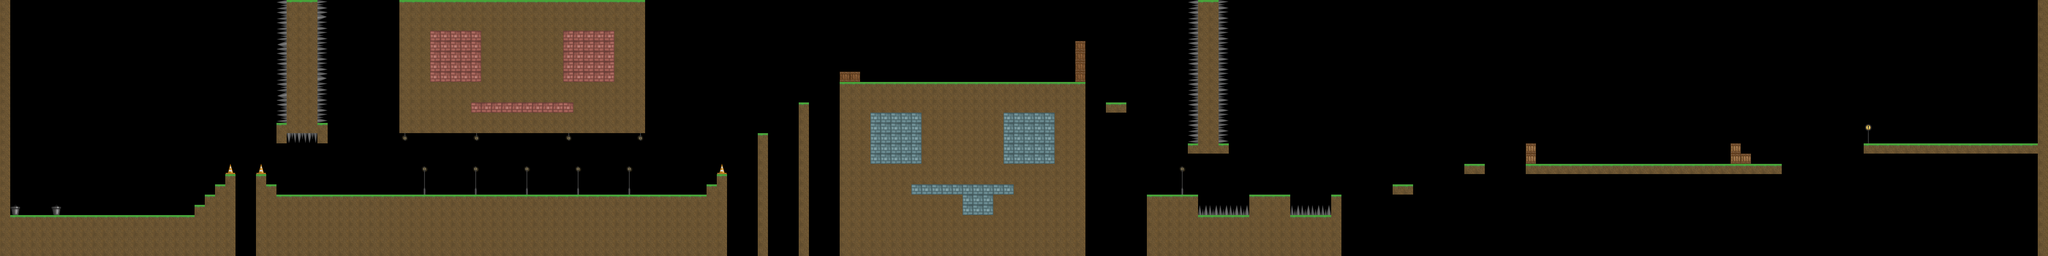

This game map was drawn from its Tiled (.tmx) file and the tilesets committed beside it. A one-line description and the trimmed map source follow:
An orthogonal 200x25 tile map with 32x32 px tiles, 2 tile layers (Tile Layer 1, Tile Layer 2), 2 tilesets and 13 objects (10x slime, spawnpoint, goal, benny).

<map version="1.0" tiledversion="1.1.4" orientation="orthogonal" renderorder="right-down" width="200" height="25" tilewidth="32" tileheight="32" infinite="0" nextobjectid="14">
 <tileset firstgid="1" name="tiles" tilewidth="32" tileheight="32" tilecount="28" columns="7">
  <image source="tiles.png" width="224" height="128" />
  <tile id="0">
   <properties>
    <property name="blocked" value="" />
   </properties>
  </tile>
  <tile id="1">
   <properties>
    <property name="blocked" value="" />
   </properties>
  </tile>
  <tile id="3">
   <properties>
    <property name="spikes" value="" />
   </properties>
  </tile>
  <tile id="7">
   <properties>
    <property name="blocked" value="" />
   </properties>
  </tile>
  <tile id="10">
   <properties>
    <property name="blocked" value="" />
   </properties>
  </tile>
  <tile id="11">
   <properties>
    <property name="blocked" value="" />
   </properties>
  </tile>
  <tile id="14">
   <properties>
    <property name="blocked" value="" />
   </properties>
  </tile>
  <tile id="18">
   <properties>
    <property name="blocked" value="" />
   </properties>
  </tile>
  <tile id="21">
   <properties>
    <property name="blocked" value="" />
   </properties>
  </tile>
  <tile id="22">
   <properties>
    <property name="blocked" value="" />
   </properties>
  </tile>
  <tile id="23">
   <properties>
    <property name="blocked" value="" />
   </properties>
  </tile>
  <tile id="26">
   <properties>
    <property name="spikes" value="" />
   </properties>
  </tile>
 </tileset>
 <tileset firstgid="29" name="tiles" tilewidth="32" tileheight="32" tilecount="28" columns="7">
  <image source="tiles.png" width="224" height="128" />
  <tile id="0">
   <properties>
    <property name="blocked" value="" />
   </properties>
  </tile>
  <tile id="1">
   <properties>
    <property name="blocked" value="" />
   </properties>
  </tile>
  <tile id="3">
   <properties>
    <property name="spikes" value="" />
   </properties>
  </tile>
  <tile id="7">
   <properties>
    <property name="blocked" value="" />
   </properties>
  </tile>
  <tile id="10">
   <properties>
    <property name="blocked" value="" />
   </properties>
  </tile>
  <tile id="11">
   <properties>
    <property name="blocked" value="" />
   </properties>
  </tile>
  <tile id="14">
   <properties>
    <property name="blocked" value="" />
   </properties>
  </tile>
  <tile id="18">
   <properties>
    <property name="blocked" value="" />
   </properties>
  </tile>
  <tile id="21">
   <properties>
    <property name="blocked" value="" />
   </properties>
  </tile>
  <tile id="22">
   <properties>
    <property name="blocked" value="" />
   </properties>
  </tile>
  <tile id="23">
   <properties>
    <property name="blocked" value="" />
   </properties>
  </tile>
  <tile id="26">
   <properties>
    <property name="spikes" value="" />
   </properties>
  </tile>
 </tileset>
 <layer name="Tile Layer 1" width="200" height="25">
  <data>[5000 cells, 1500 non-empty, 16 distinct tile ids]</data>
 </layer>
 <objectgroup name="objects">
  <object id="1" name="spawnpoint" x="48.8599" y="627.966" width="32" height="32" />
  <object id="2" name="goal" x="6293.99" y="198.918" width="59.6825" height="236.865" />
  <object id="3" name="benny" x="6325.03" y="388.917" width="14.9206" height="38.5449" rotation="-2.77365" />
  <object id="4" name="slime" x="5315.79" y="464.816" width="34" height="36">
   <properties>
    <property name="green" value="" />
   </properties>
  </object>
  <object id="5" name="slime" x="5099.92" y="462.817" width="34" height="36">
   <properties>
    <property name="red" value="" />
   </properties>
  </object>
  <object id="6" name="slime" x="4999.98" y="464.816" width="34" height="36">
   <properties>
    <property name="blue" value="" />
   </properties>
  </object>
  <object id="7" name="slime" x="3182.37" y="200.743" width="34" height="36">
   <properties>
    <property name="green" value="" />
   </properties>
  </object>
  <object id="8" name="slime" x="2966.5" y="198.744" width="34" height="36">
   <properties>
    <property name="red" value="" />
   </properties>
  </object>
  <object id="9" name="slime" x="2866.56" y="200.743" width="34" height="36">
   <properties>
    <property name="blue" value="" />
   </properties>
  </object>
  <object id="10" name="slime" x="2727.96" y="213.642" width="34" height="36">
   <properties>
    <property name="pink" value="" />
   </properties>
  </object>
  <object id="11" name="slime" x="2053.88" y="563.422" width="34" height="36">
   <properties>
    <property name="red" value="" />
   </properties>
  </object>
  <object id="12" name="slime" x="960.531" y="558.789" width="34" height="36">
   <properties>
    <property name="red" value="" />
   </properties>
  </object>
  <object id="13" name="slime" x="558.789" y="629.333" width="34" height="36">
   <properties>
    <property name="green" value="" />
   </properties>
  </object>
 </objectgroup>
 <layer name="Tile Layer 2" width="200" height="25">
  <data>[5000 cells, 194 non-empty, 1 distinct tile ids]</data>
 </layer>
</map>
